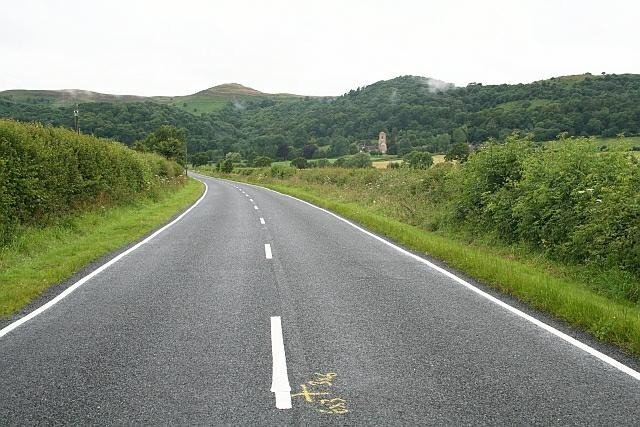
#> input picture test/image.jpg, 640 x 427 px
$ python -i Preprocessing.py   (imports and definitions only)   (older library calls are emulated)
#> lines starting #> are read from the running program, lines starting #| are printed output that depends on the picture
#> further down, picture is the input picture: shape (427, 640, 3); mean B, G, R 129, 147.4, 140.2
import cv2
import numpy as np
import matplotlib.pyplot as plt
import matplotlib.image as mpimg


def colorspace(frame):
    img_HLS =cv2.cvtColor(frame, cv2.COLOR_RGB2HLS)
    imgHLS_L = img_HLS[:,:,1] #:,:,1 a legjobb
    img_HSV = cv2.cvtColor(frame, cv2.COLOR_RGB2HSV)
    imgHSV_V = img_HSV[:,:,2]
    return imgHLS_L


def resize(frame, canny,cropped, frame_with_lines):
    # Képek méreteinek beállítása 360x640-re
    canny = cv2.resize(canny, (640, 360))
    cropped = cv2.resize(cropped, (640, 360))
    frame_with_lines = cv2.resize(frame_with_lines, (640, 360))
    frame = cv2.resize(frame, (640, 360))
    return (frame, canny, cropped, frame_with_lines)

def processImage(frame, gamma):

    invGamma = 1.0 / gamma
    table = np.array([((i / 255.0) ** invGamma) * 255 for i in range(256)]).astype("uint8")
    gamma = cv2.LUT(frame, table)
    adjusted = cv2.convertScaleAbs(gamma, alpha=1.0, beta=2.0)
    img_HLS = cv2.cvtColor(adjusted, cv2.COLOR_RGB2HSV)
    imgHLS_S = img_HLS[:,:,2]
    bluredImage = cv2.medianBlur(imgHLS_S, 5)
    cannyImage = cv2.Canny(bluredImage, 100, 150, apertureSize=3) #20 a minimum 100 az optimális, 150
    return cannyImage


def abs_sobel_thresh(frame, orient='x', thresh=(0,255)):
#> called with orient = 'x', thresh = (0, 255)
    grayImage = cv2.cvtColor(frame, cv2.COLOR_BGR2GRAY)
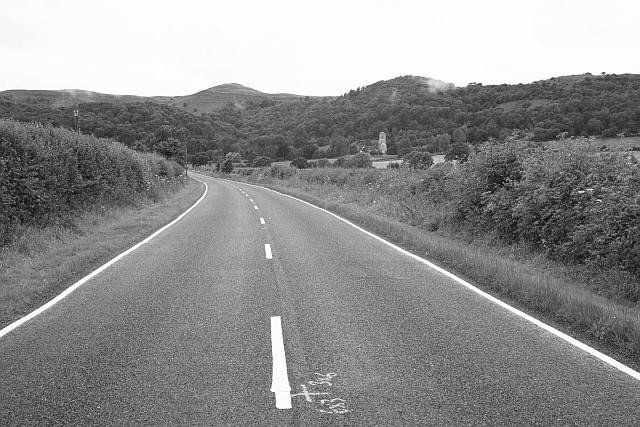
#> grayImage: shape (427, 640); min 6, max 255, mean 143.1
    if orient == 'x':
        abs_sobel = np.absolute(cv2.Sobel(grayImage, cv2.CV_64F, 1, 0))
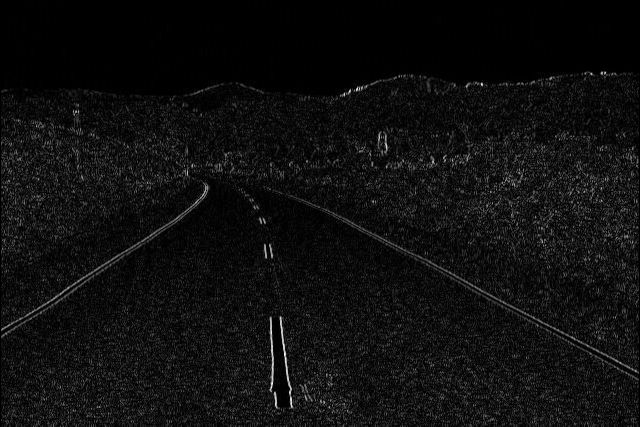
#> abs_sobel: shape (427, 640) float64; min 0, max 672, mean 40.8; drawn with min black and max white
    elif orient == 'y':
        abs_sobel = np.absolute(cv2.Sobel(grayImage, cv2.CV_64F, 0, 1))
    else:
        raise ValueError("Invalid orientation. Use 'x' or 'y'.")

    # Scale the Sobel output to 8-bit (0-255)
    scaled_sobel = np.uint8(255 * abs_sobel / np.max(abs_sobel))

    # Create a binary output image
    binout = np.zeros_like(scaled_sobel)

    # Apply the threshold to create a binary image
    binout[(scaled_sobel >= thresh[0]) & (scaled_sobel <= thresh[1])] = 1
    return binout


def hls_selected_channel(frame, thresh=(200,255)):
    hls = cv2.cvtColor(frame, cv2.COLOR_RGB2HLS)
    channel = hls[:,:,2]
    binout =np.zeros_like(channel)
    binout[(channel > thresh[0]) & (channel <= thresh[1])] = 1
    return binout

>>> import cv2
>>> picture = cv2.imread('test/image.jpg')
>>> result = abs_sobel_thresh(picture)
#> result: shape (427, 640); every value is 1
